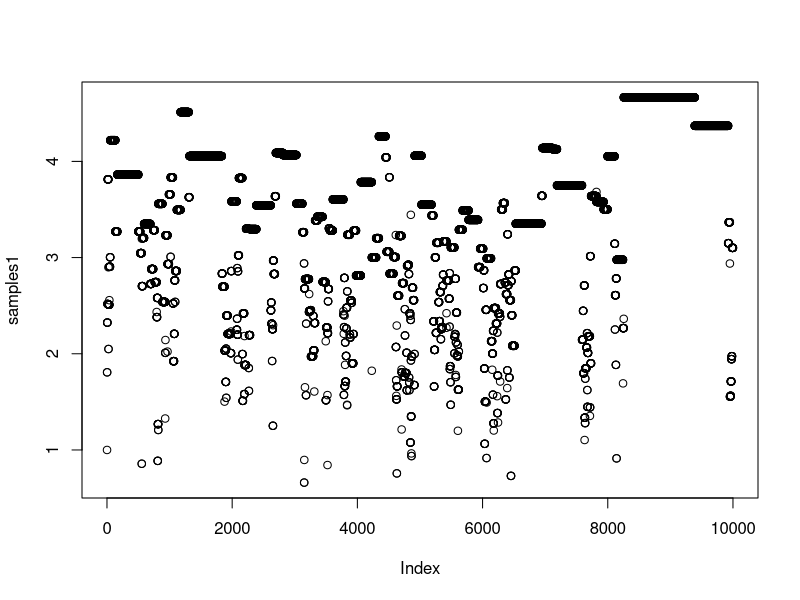
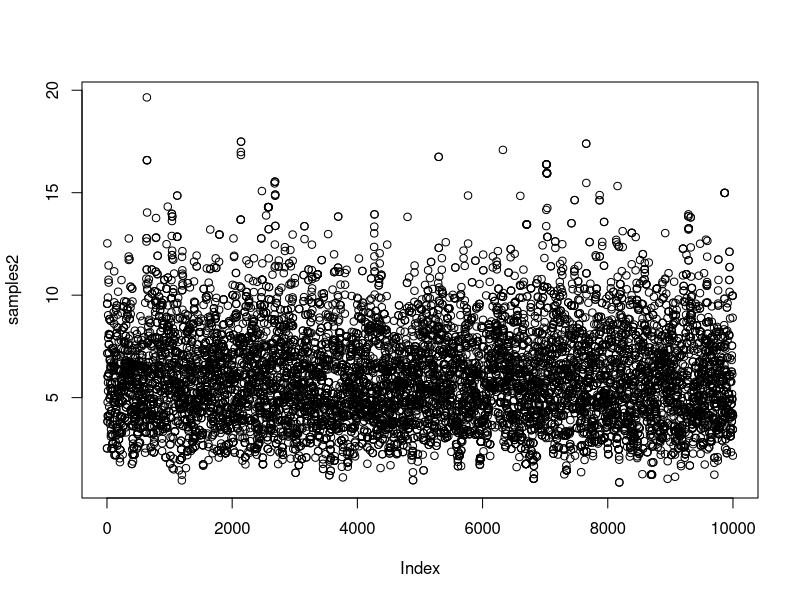
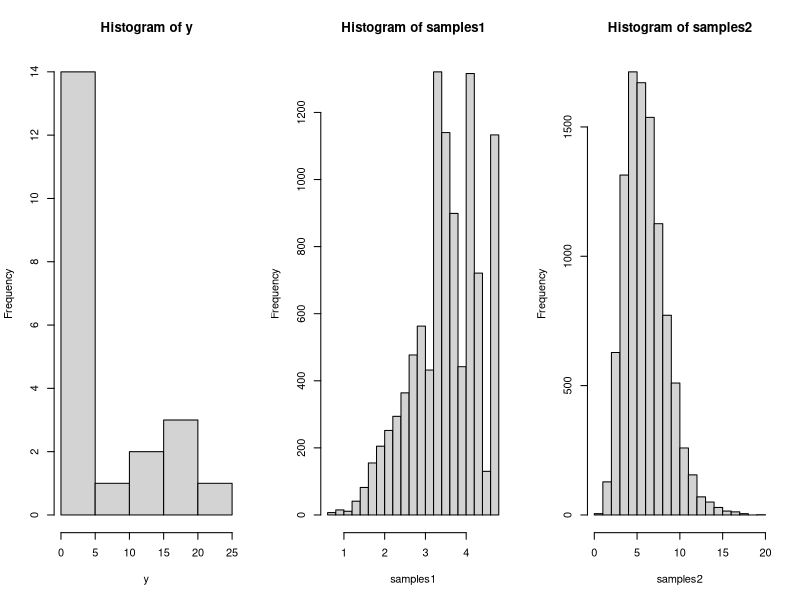

Write the R code that produced these figures, in order.
## ---- chunk 1
knitr::opts_chunk$set(echo = TRUE)
## ---- chunk 2
pifunc <- function(x) {
    x^5 * exp(-x)
}

lognormalfuncs <- list(propsample=function(x) { rlnorm(1, meanlog=x, sdlog=1) },
                       propdensity=function(x, y) { dlnorm(x, meanlog=y, sdlog=1) },
                       targetdensity=pifunc)

chisquarefuncs <- list(propsample=function(x) { rchisq(1, df=floor(x + 1)) },
                       propdensity=function(x, y) { dchisq(x, df=floor(y + 1)) },
                       targetdensity=pifunc)

metropolis_hastings <- function(X0, iters, funcs) {
    x <- X0
    values <- rep(0, iters)

    alpha <- function(x, y) {
        numerator <- funcs$targetdensity(y) * funcs$propdensity(x, y)
        denominator <- funcs$targetdensity(x) * funcs$propdensity(y, x)
        numerator / denominator
    }

    for (i in 1:iters) {
        y <- funcs$propsample(x)
        u <- runif(1)

        if (u < alpha(x, y)) {
            x = y
        }

        values[i] <- x
    }

    values
}

iters <- 10000
X0 <- 1

x <- 0:20
y <- sapply(x, function(x) pifunc(x))
## ---- chunk 3
set.seed(123456)
samples1 <- metropolis_hastings(X0=X0, iters=iters, funcs=lognormalfuncs)
mean(samples1)
plot(samples1)
## ---- chunk 4
set.seed(123456)
samples2 <- metropolis_hastings(X0=X0, iters=iters, funcs=chisquarefuncs)
mean(samples2)
plot(samples2)
## ---- chunk 5
x <- 0:20
y <- sapply(x, function(x) pifunc(x))

oldpar <- par(mfrow = c(1, 3))

hist(y)
hist(samples1)
hist(samples2)

## ---- chunk 6
par(oldpar)
## ---- chunk 7
Geldman<-function(x){
  k <- nrow(x)
  n <- ncol(x)
  
  B <- (n / (k - 1)) * sum((rowMeans(x) - mean(x))^2)   
  
  W <- sum((x - rowMeans(x))^2) / (k * (n - 1))

  VarV <- ((n - 1) / n) * W + B / n
  
  sqrtR <- sqrt(VarV / W)
  sqrtR
}

resultMatrix <- do.call(rbind, lapply(1:10, FUN = function(x) metropolis_hastings(X0 = x,iters = iters, funcs = chisquarefuncs) ))

GeldmanRes <- Geldman(resultMatrix)
GeldmanRes
